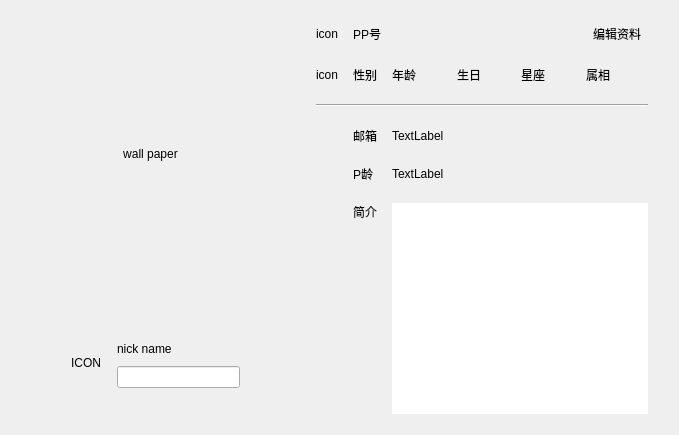
<?xml version="1.0" encoding="UTF-8"?>
<ui version="4.0">
 <class>UserInfoDialog</class>
 <widget class="QDialog" name="UserInfoDialog">
  <property name="geometry">
   <rect>
    <x>0</x>
    <y>0</y>
    <width>679</width>
    <height>435</height>
   </rect>
  </property>
  <property name="windowTitle">
   <string>UserInfoDialog</string>
  </property>
  <layout class="QHBoxLayout" name="horizontalLayout_2">
   <item>
    <layout class="QHBoxLayout" name="horizontalLayout">
     <item>
      <layout class="QGridLayout" name="gridLayout_2" rowstretch="8,1,1,1">
       <item row="0" column="0">
        <widget class="QLabel" name="wallpaperLble">
         <property name="text">
          <string>wall paper</string>
         </property>
         <property name="alignment">
          <set>Qt::AlignCenter</set>
         </property>
        </widget>
       </item>
       <item row="1" column="0">
        <spacer name="verticalSpacer">
         <property name="orientation">
          <enum>Qt::Vertical</enum>
         </property>
         <property name="sizeHint" stdset="0">
          <size>
           <width>20</width>
           <height>40</height>
          </size>
         </property>
        </spacer>
       </item>
       <item row="2" column="0">
        <layout class="QGridLayout" name="gridLayout">
         <property name="leftMargin">
          <number>50</number>
         </property>
         <property name="rightMargin">
          <number>50</number>
         </property>
         <item row="0" column="1">
          <widget class="QLabel" name="nicknameLble">
           <property name="text">
            <string>nick name</string>
           </property>
          </widget>
         </item>
         <item row="1" column="1">
          <widget class="QLineEdit" name="sigLEdit"/>
         </item>
         <item row="0" column="0" rowspan="2">
          <widget class="QToolButton" name="iconToolBtn">
           <property name="minimumSize">
            <size>
             <width>50</width>
             <height>50</height>
            </size>
           </property>
           <property name="text">
            <string>ICON</string>
           </property>
           <property name="autoRaise">
            <bool>true</bool>
           </property>
          </widget>
         </item>
        </layout>
       </item>
       <item row="3" column="0">
        <spacer name="verticalSpacer_2">
         <property name="orientation">
          <enum>Qt::Vertical</enum>
         </property>
         <property name="sizeHint" stdset="0">
          <size>
           <width>20</width>
           <height>40</height>
          </size>
         </property>
        </spacer>
       </item>
      </layout>
     </item>
     <item>
      <layout class="QGridLayout" name="gridLayout_3">
       <property name="leftMargin">
        <number>20</number>
       </property>
       <property name="topMargin">
        <number>10</number>
       </property>
       <property name="rightMargin">
        <number>20</number>
       </property>
       <property name="bottomMargin">
        <number>10</number>
       </property>
       <property name="horizontalSpacing">
        <number>15</number>
       </property>
       <property name="verticalSpacing">
        <number>20</number>
       </property>
       <item row="1" column="3">
        <widget class="QLabel" name="birthdayLbel">
         <property name="text">
          <string>生日</string>
         </property>
        </widget>
       </item>
       <item row="2" column="0" colspan="6">
        <widget class="Line" name="line">
         <property name="orientation">
          <enum>Qt::Horizontal</enum>
         </property>
        </widget>
       </item>
       <item row="1" column="4">
        <widget class="QLabel" name="horoLble">
         <property name="text">
          <string>星座</string>
         </property>
        </widget>
       </item>
       <item row="1" column="2">
        <widget class="QLabel" name="ageLble">
         <property name="text">
          <string>年龄</string>
         </property>
        </widget>
       </item>
       <item row="5" column="1">
        <widget class="QLabel" name="label_15">
         <property name="text">
          <string>简介</string>
         </property>
         <property name="alignment">
          <set>Qt::AlignLeading|Qt::AlignLeft|Qt::AlignTop</set>
         </property>
        </widget>
       </item>
       <item row="4" column="1">
        <widget class="QLabel" name="label_13">
         <property name="text">
          <string>P龄</string>
         </property>
        </widget>
       </item>
       <item row="3" column="1">
        <widget class="QLabel" name="label_11">
         <property name="text">
          <string>邮箱</string>
         </property>
        </widget>
       </item>
       <item row="1" column="1">
        <widget class="QLabel" name="sexLble">
         <property name="text">
          <string>性别</string>
         </property>
        </widget>
       </item>
       <item row="5" column="2" colspan="4">
        <widget class="QTextEdit" name="profileTEdit">
         <property name="frameShape">
          <enum>QFrame::NoFrame</enum>
         </property>
         <property name="readOnly">
          <bool>true</bool>
         </property>
        </widget>
       </item>
       <item row="1" column="5">
        <widget class="QLabel" name="zodiacLble">
         <property name="text">
          <string>属相</string>
         </property>
        </widget>
       </item>
       <item row="1" column="0">
        <widget class="QLabel" name="label_10">
         <property name="text">
          <string>icon</string>
         </property>
        </widget>
       </item>
       <item row="0" column="0">
        <widget class="QLabel" name="label_9">
         <property name="text">
          <string>icon</string>
         </property>
        </widget>
       </item>
       <item row="0" column="1" colspan="4">
        <widget class="QLabel" name="ppNumberLble">
         <property name="text">
          <string>PP号</string>
         </property>
        </widget>
       </item>
       <item row="3" column="2" colspan="4">
        <widget class="QLabel" name="emailLble">
         <property name="text">
          <string>TextLabel</string>
         </property>
        </widget>
       </item>
       <item row="4" column="2" colspan="4">
        <widget class="QLabel" name="pAgeLble">
         <property name="text">
          <string>TextLabel</string>
         </property>
        </widget>
       </item>
       <item row="0" column="5">
        <widget class="QToolButton" name="editToolBtn">
         <property name="text">
          <string>编辑资料</string>
         </property>
         <property name="autoRaise">
          <bool>true</bool>
         </property>
        </widget>
       </item>
      </layout>
     </item>
    </layout>
   </item>
  </layout>
 </widget>
 <layoutdefault spacing="6" margin="11"/>
 <resources/>
 <connections/>
</ui>
